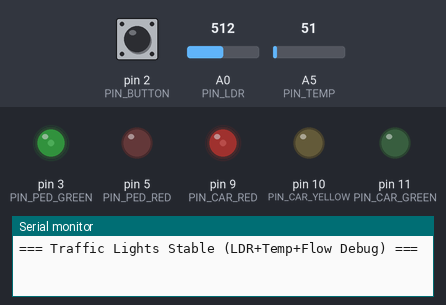
The sketch below on a simulated Arduino Uno, built with avr-gcc and run on an emulated ATmega328P. Parts: output pins drawn as LEDs (lit = HIGH), the last lines printed to the serial monitor. The inputs (shaded band) are chosen by the test bench; at power-on: A5 (PIN_TEMP) = 51, A0 (PIN_LDR) = 512, pin 2 (PIN_BUTTON) HIGH.

Above: at 1.2 s.
1.3 s: A5 (PIN_TEMP) set to 66
At 3.4 s:
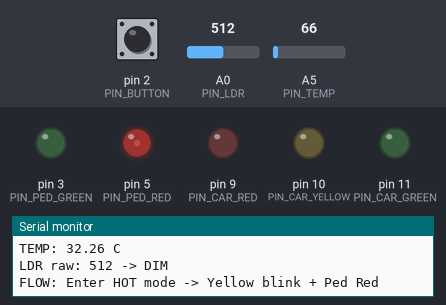
4.3 s: A0 (PIN_LDR) set to 591
6.5 s: A0 (PIN_LDR) set to 610
At 7.7 s:
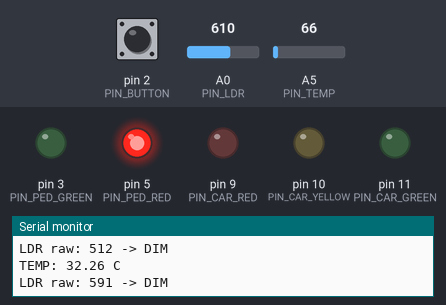
9.5 s: A5 (PIN_TEMP) set to 61
At 11.4 s:
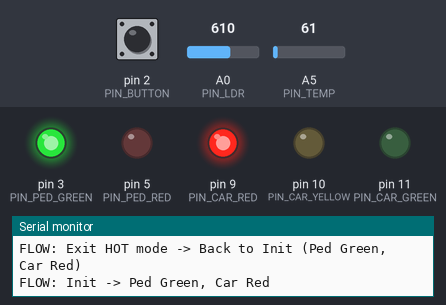
12.5 s: A0 (PIN_LDR) set to 590
At 13.0 s:
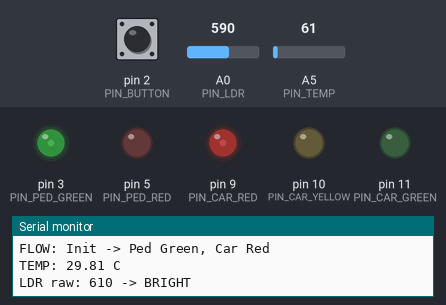
15.5 s: A0 (PIN_LDR) set to 716
At 16.5 s:
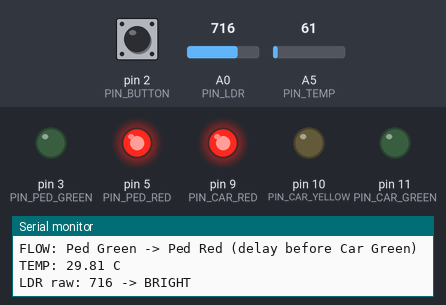
Timing chart, 0 to 26.5 s (numbered marks = the images above; inputs shaded):
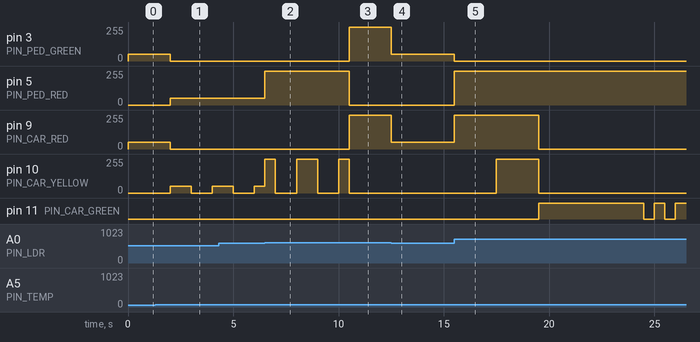

The sketch:

ARD.ino
```cpp
/*
  Traffic Lights Simulation - יציב: LDR + טמפ' עם סינון + תרשים זרימה
  - FSM לא חוסם (millis)
  - LDR לעמעום חלק (1s) לרכב
  - מצב חום גבוה עם סף יציב (1s) ורק אם החיישן נראה מחובר
  - כפתור הולכי-רגל מגיב מיידית כשהרכב ירוק קבוע (עם זיכרון בקשה)
  - Serial לדיבוג ותרשים זרימה
*/

#include <Arduino.h>

// ---------------------- הגדרות פינים
#define PIN_CAR_RED     9
#define PIN_CAR_YELLOW 10
#define PIN_CAR_GREEN  11
#define PIN_PED_RED     5
#define PIN_PED_GREEN   3
#define PIN_BUTTON      2

#define PIN_LDR        A0
#define PIN_TEMP       A5

// ---------------------- פרמטרים FSM
#define DEFAULT_GREEN_TIME_MS           5000UL
#define DEFAULT_PED_GREEN_TIME_MS       5000UL
#define YELLOW_TO_GREEN_DELAY_MS        2000UL
#define YELLOW_ONLY_TO_RED_DELAY_MS     2000UL
#define RED_TO_PED_GREEN_DELAY_MS       2000UL
#define PED_RED_TO_CAR_GREEN_DELAY_MS   2000UL
#define GREEN_BLINK_HALF_PERIOD_MS       500UL
#define GREEN_BLINK_CYCLES                  3

// ---------------------- LDR (עמעום)
#define LDR_THRESHOLD_RAW                600
#define DIM_PERCENT                       80
#define BRIGHTNESS_TRANSITION_MS       100UL
#define LDR_DARK_LOW                       1

// ---------------------- טמפרטורה (מצב חם)
#define HOT_MODE_ENABLED                   1
#define TEMP_THRESHOLD_C             30.0
#define HOT_DEBOUNCE_MS                 1000UL

#define TEMP_SENSOR_IS_LM35

#define TEMP_RAW_MIN_CONNECTED 100
#define TEMP_RAW_MAX_CONNECTED 900

// ---------------------- מצבים
enum Mode  { MODE_NORMAL, MODE_HOT };
enum Phase {
  PH_INIT,
  PH_PEDS_GREEN,
  PH_WAIT_PED_RED_BEFORE_CAR_GREEN,
  PH_CAR_RED_YELLOW_TO_GREEN_WAIT,
  PH_CAR_GREEN_STEADY,
  PH_CAR_GREEN_BLINKING,
  PH_CAR_YELLOW_ONLY_WAIT,
  PH_CAR_RED_ONLY,
  PH_WAIT_AFTER_CAR_RED_BEFORE_PED_GREEN
};

Mode          mode_ = MODE_NORMAL;
Phase         phase_ = PH_INIT;

unsigned long tPhaseStart = 0;
unsigned long tLastBlinkToggle = 0;
bool          greenBlinkOn = false;
int           greenBlinkDone = 0;

unsigned long carGreenStart = 0;
unsigned long pedGreenStart = 0;

// ---------------------- לחצן הולכי-רגל
bool pedRequest = false;  // זוכר בקשה של הולכי רגל
bool lastButtonState = HIGH;
unsigned long lastDebounce = 0;
const unsigned long debounceDelay = 50;

void updateButton() {
  bool reading = digitalRead(PIN_BUTTON);
  if (reading != lastButtonState) {
    lastDebounce = millis();
  }
  if ((millis() - lastDebounce) > debounceDelay) {
    if (reading == LOW && phase_ ==PH_CAR_GREEN_STEADY) {
      pedRequest = true; // בקשה נרשמה
      Serial.print(F("BUTTON: request at "));
      Serial.print(millis());
      Serial.println(F(" ms"));
    }
  }
  lastButtonState = reading;
}

// ---------------------- עמעום לפי LDR
float currentBrightness = 1.0f;
float targetBrightness  = 1.0f;
unsigned long tLastBrightnessUpdate = 0;

int lastLightRaw = 0; // לשמירה לצורך הדפסה

void updateBrightnessTargetFromLDR() {
  int lightRaw = analogRead(PIN_LDR);
  lastLightRaw = lightRaw;
#if LDR_DARK_LOW
  if (lightRaw < LDR_THRESHOLD_RAW) targetBrightness = (100 - DIM_PERCENT) / 100.0f;
  else                               targetBrightness = 1.0f;
#else
  if (lightRaw > LDR_THRESHOLD_RAW) targetBrightness = (100 - DIM_PERCENT) / 100.0f;
  else                               targetBrightness = 1.0f;
#endif
}


void updateBrightnessSmooth() {
  // מעבר מיידי – בלי פייד
  currentBrightness = targetBrightness;

  // מצב חם קודם לכל
  if (mode_ == MODE_HOT) {
    setPedsRedOnly();                          // רגליים אדום קבוע
    if (greenBlinkOn) setCarsYellowOnly();     // רכב צהוב מהבהב
    else               allCarOff();            // מכבה את אורות הרכב בלבד
    return;
  }

  // FSM רגיל – מרענן לפי הפאזה
  switch (phase_) {
    case PH_INIT:
      setPedsGreenOnly(); setCarsRedOnly();
      break;

    case PH_PEDS_GREEN:
      setPedsGreenOnly(); setCarsRedOnly();
      break;

    case PH_WAIT_PED_RED_BEFORE_CAR_GREEN:
      setPedsRedOnly(); setCarsRedOnly();
      break;

    case PH_CAR_RED_YELLOW_TO_GREEN_WAIT:
      setPedsRedOnly(); setCarsRedYellow();
      break;

    case PH_CAR_GREEN_STEADY:
      setPedsRedOnly(); setCarsGreenOnly();
      break;

    case PH_CAR_GREEN_BLINKING:
      setPedsRedOnly();
      if (greenBlinkOn) setCarsGreenOnly();
      else              allCarOff();          // מכבה את אורות הרכב בלבד
      break;

    case PH_CAR_YELLOW_ONLY_WAIT:
      setPedsRedOnly(); setCarsYellowOnly();
      break;

    case PH_CAR_RED_ONLY:
      setPedsRedOnly(); setCarsRedOnly();
      break;

    case PH_WAIT_AFTER_CAR_RED_BEFORE_PED_GREEN:
      setPedsRedOnly(); setCarsRedOnly();
      break;
  }
}


// ---------------------- פלטי LED
// inline void pedLedOn(uint8_t p)  { analogWrite(p, 255); }
inline void pedLedOn(uint8_t p) {
  int scaled = (int)(255 * currentBrightness);
  if (scaled < 0) scaled = 0;
  if (scaled > 255) scaled = 255;
  analogWrite(p, scaled);
}


inline void pedLedOff(uint8_t p) { analogWrite(p, 0);   }
void writeCarLedPWM(uint8_t p, uint8_t v) {
  int scaled = (int)(v * currentBrightness);
  if (scaled < 0)   scaled = 0;
  if (scaled > 255) scaled = 255;
  analogWrite(p, scaled);
}
inline void carLedOn(uint8_t p)  { writeCarLedPWM(p, 255); }
inline void carLedOff(uint8_t p) { writeCarLedPWM(p, 0);   }

void allCarOff() { carLedOff(PIN_CAR_RED); carLedOff(PIN_CAR_YELLOW); carLedOff(PIN_CAR_GREEN); }
void allPedOff() { pedLedOff(PIN_PED_RED); pedLedOff(PIN_PED_GREEN); }
void setCarsRedOnly()    { carLedOn(PIN_CAR_RED);    carLedOff(PIN_CAR_YELLOW); carLedOff(PIN_CAR_GREEN); }
void setCarsYellowOnly() { carLedOff(PIN_CAR_RED);   carLedOn(PIN_CAR_YELLOW);  carLedOff(PIN_CAR_GREEN); }
void setCarsRedYellow()  { carLedOn(PIN_CAR_RED);    carLedOn(PIN_CAR_YELLOW);  carLedOff(PIN_CAR_GREEN); }
void setCarsGreenOnly()  { carLedOff(PIN_CAR_RED);   carLedOff(PIN_CAR_YELLOW); carLedOn(PIN_CAR_GREEN);  }
void setPedsRedOnly()    { pedLedOn(PIN_PED_RED);    pedLedOff(PIN_PED_GREEN); }
void setPedsGreenOnly()  { pedLedOff(PIN_PED_RED);   pedLedOn(PIN_PED_GREEN);  }

float readTempC_rawAware(int* outRaw) {
  int raw = analogRead(PIN_TEMP);             // קריאה אנלוגית (0–1023)
  if (outRaw) *outRaw = raw;
  float millivolts = (raw * 5000.0) / 1023.0; // ממירים ל-mV (5V רפרנס)
  return millivolts / 10.0;                   // LM35: כל 10mV = 1°C
}


// ---------------------- HOT MODE
bool hotAbove = false;
unsigned long hotSince = 0;
bool coolAbove = false;
unsigned long coolSince = 0;

// === PRINT TIMERS ===
unsigned long lastTempPrint = 0;
const unsigned long TEMP_PRINT_INTERVAL = 2000; // 2 seconds
unsigned long lastLdrPrint = 0;
const unsigned long LDR_PRINT_INTERVAL = 2000; // 2 seconds

void enterHotMode() {
  mode_ = MODE_HOT;
  setPedsRedOnly();
  setCarsYellowOnly();
  tLastBlinkToggle = millis();
  greenBlinkOn = true;
  Serial.println(F("FLOW: Enter HOT mode -> Yellow blink + Ped Red"));
}

void exitHotModeToInitial() {
  mode_ = MODE_NORMAL;
  phase_ = PH_INIT;
  tPhaseStart = millis();
  setPedsGreenOnly();
  setCarsRedOnly();
  pedGreenStart = tPhaseStart;
  Serial.println(F("FLOW: Exit HOT mode -> Back to Init (Ped Green, Car Red)"));
}

// ---------------------- SETUP
void setup() {
  pinMode(PIN_CAR_RED, OUTPUT);
  pinMode(PIN_CAR_YELLOW, OUTPUT);
  pinMode(PIN_CAR_GREEN, OUTPUT);
  pinMode(PIN_PED_RED, OUTPUT);
  pinMode(PIN_PED_GREEN, OUTPUT);
  pinMode(PIN_BUTTON, INPUT_PULLUP);

  allCarOff(); allPedOff();
  setPedsGreenOnly(); setCarsRedOnly();
  mode_ = MODE_NORMAL; phase_ = PH_PEDS_GREEN;
  tPhaseStart = millis(); pedGreenStart = tPhaseStart;
  tLastBrightnessUpdate = millis();

  Serial.begin(9600);
  Serial.println(F("=== Traffic Lights Stable (LDR+Temp+Flow Debug) ==="));
}

// ---------------------- LOOP
void loop() {
  unsigned long now = millis();

  // עדכונים
  updateButton();
  updateBrightnessTargetFromLDR();
  updateBrightnessSmooth();

  float tempC = 0.0;
  int tempRaw = 0;
#if HOT_MODE_ENABLED
  int tempx;
  tempC = readTempC_rawAware(&tempRaw);

  // === TEMP PRINT (every 2s) ===
  if (now - lastTempPrint >= TEMP_PRINT_INTERVAL) {
    lastTempPrint = now;
    Serial.print(F("TEMP: "));
    Serial.print(tempC);
    tempx=tempC;
    Serial.println(F(" C"));
  }

  // === LDR PRINT (every 2s) ===
  if (now - lastLdrPrint >= LDR_PRINT_INTERVAL) {
    lastLdrPrint = now;
    Serial.print(F("LDR raw: "));
    Serial.print(lastLightRaw);
#if LDR_DARK_LOW
    if (lastLightRaw < LDR_THRESHOLD_RAW) Serial.println(F(" -> DIM"));
    else                                  Serial.println(F(" -> BRIGHT"));
#else
    if (lastLightRaw > LDR_THRESHOLD_RAW) Serial.println(F(" -> DIM"));
    else                                  Serial.println(F(" -> BRIGHT"));
#endif
  }

  if (mode_ == MODE_HOT) {
    setPedsRedOnly();
    if (now - tLastBlinkToggle >= 1000UL) {
      tLastBlinkToggle = now; greenBlinkOn = !greenBlinkOn;
    }
    if (greenBlinkOn) setCarsYellowOnly(); else allCarOff();

    if (tempC < TEMP_THRESHOLD_C) {
      if (!coolAbove) { coolAbove = true; coolSince = now; }
      if (coolAbove && (now - coolSince >= HOT_DEBOUNCE_MS)) {
        exitHotModeToInitial();
        coolAbove = false; hotAbove = false;
      }
    } else {
      coolAbove = false;
    }
    return;
  }
  else {
    if (tempx >= TEMP_THRESHOLD_C) {

      if (!hotAbove) { hotAbove = true; hotSince = now;
        enterHotMode();
        coolAbove = false;
        return;
      }
    } else {
      hotAbove = false;

    }
  }
#endif

  // ---------- FSM רגיל ----------
  switch (phase_) {
    case PH_INIT:
      setPedsGreenOnly(); setCarsRedOnly();
      phase_ = PH_PEDS_GREEN; tPhaseStart = now; pedGreenStart = now;
      Serial.println(F("FLOW: Init -> Ped Green, Car Red"));
      break;

    case PH_PEDS_GREEN:
      if (now - pedGreenStart >= DEFAULT_PED_GREEN_TIME_MS) {
        setPedsRedOnly();
        phase_ = PH_WAIT_PED_RED_BEFORE_CAR_GREEN; tPhaseStart = now;
        Serial.println(F("FLOW: Ped Green -> Ped Red (delay before Car Green)"));
      }
      break;

    case PH_WAIT_PED_RED_BEFORE_CAR_GREEN:
      if (now - tPhaseStart >= PED_RED_TO_CAR_GREEN_DELAY_MS) {
        setCarsRedYellow();
        phase_ = PH_CAR_RED_YELLOW_TO_GREEN_WAIT; tPhaseStart = now;
        Serial.println(F("FLOW: Ped Red -> Car Red+Yellow"));
      }
      break;

    case PH_CAR_RED_YELLOW_TO_GREEN_WAIT:
      if (now - tPhaseStart >= YELLOW_TO_GREEN_DELAY_MS) {
        setCarsGreenOnly();
        phase_ = PH_CAR_GREEN_STEADY; carGreenStart = now;
        Serial.println(F("FLOW: Car Red+Yellow -> Car Green steady"));
      }
      break;

    case PH_CAR_GREEN_STEADY: {
      bool timeUp  = (now - carGreenStart >= DEFAULT_GREEN_TIME_MS);
      if (timeUp || pedRequest) {
        pedRequest = false; // מאפס בקשה אחרי שימוש
        phase_ = PH_CAR_GREEN_BLINKING;
        tPhaseStart = now; tLastBlinkToggle = now;
        greenBlinkOn = false; greenBlinkDone = 0;
        Serial.println(F("FLOW: Car Green steady -> Blinking x3"));
      }
      break;
    }

    case PH_CAR_GREEN_BLINKING:
      if (now - tLastBlinkToggle >= GREEN_BLINK_HALF_PERIOD_MS) {
        tLastBlinkToggle = now; greenBlinkOn = !greenBlinkOn;
        if (greenBlinkOn) greenBlinkDone++;
      }
      if (greenBlinkOn) setCarsGreenOnly();
      else allCarOff();
      if (greenBlinkDone >= GREEN_BLINK_CYCLES) {
        setCarsYellowOnly(); phase_ = PH_CAR_YELLOW_ONLY_WAIT; tPhaseStart = now;
        Serial.println(F("FLOW: Car Green blink -> Car Yellow"));
      }
      break;

    case PH_CAR_YELLOW_ONLY_WAIT:
      if (now - tPhaseStart >= YELLOW_ONLY_TO_RED_DELAY_MS) {
        setCarsRedOnly(); phase_ = PH_CAR_RED_ONLY; tPhaseStart = now;
        Serial.println(F("FLOW: Car Yellow -> Car Red only"));
      }
      break;

    case PH_CAR_RED_ONLY:
      phase_ = PH_WAIT_AFTER_CAR_RED_BEFORE_PED_GREEN; tPhaseStart = now;
      Serial.println(F("FLOW: Car Red only -> wait before Ped Green"));
      break;

    case PH_WAIT_AFTER_CAR_RED_BEFORE_PED_GREEN:
      if (now - tPhaseStart >= RED_TO_PED_GREEN_DELAY_MS) {
        setPedsGreenOnly(); phase_ = PH_PEDS_GREEN; pedGreenStart = now;
        Serial.println(F("FLOW: Car Red -> Ped Green"));
      }
      break;
  }
}
```

Measured:
- the behaviour switches between 61 and 62 on A5 (PIN_TEMP) (found by bisection; images 0 and 1)
- the behaviour switches between 599 and 600 on A0 (PIN_LDR) (found by bisection; images 1 and 2)
- after the input at 1.3 s, pin 3 (PIN_PED_GREEN), pin 9 (PIN_CAR_RED): 51/255 → 0/255 after 0.70 s; pin 5 (PIN_PED_RED): 0/255 → 51/255 after 0.70 s; pin 10 (PIN_CAR_YELLOW): 0/255 → 51/255 after 0.70 s, → 0/255 1.0 s later, → 51/255 1.0 s later
- after the input at 6.5 s, pin 5 (PIN_PED_RED): 51/255 → 255/255 at once
- after the input at 9.5 s, pin 3 (PIN_PED_GREEN), pin 9 (PIN_CAR_RED): 0/255 → 255/255 after 1.0 s; pin 5 (PIN_PED_RED): 255/255 → 0/255 after 1.0 s
- after the input at 12.5 s, pin 3 (PIN_PED_GREEN), pin 9 (PIN_CAR_RED): 255/255 → 51/255 at once; pin 5 (PIN_PED_RED): stays 0/255 (without the input it goes to 255/255 after 3.0 s)
- after the input at 15.5 s, pin 5 (PIN_PED_RED): 0/255 → 255/255 at once; pin 9 (PIN_CAR_RED): 51/255 → 255/255 at once, → 0/255 4.0 s later
